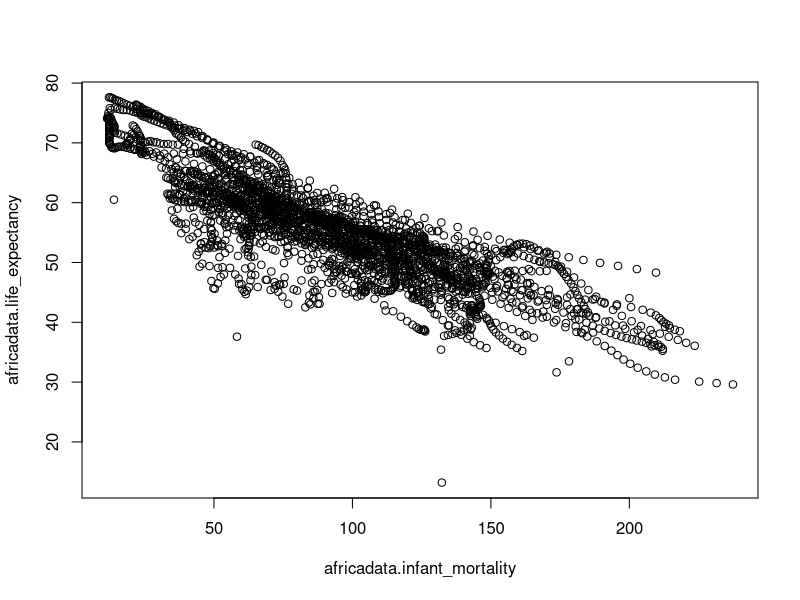
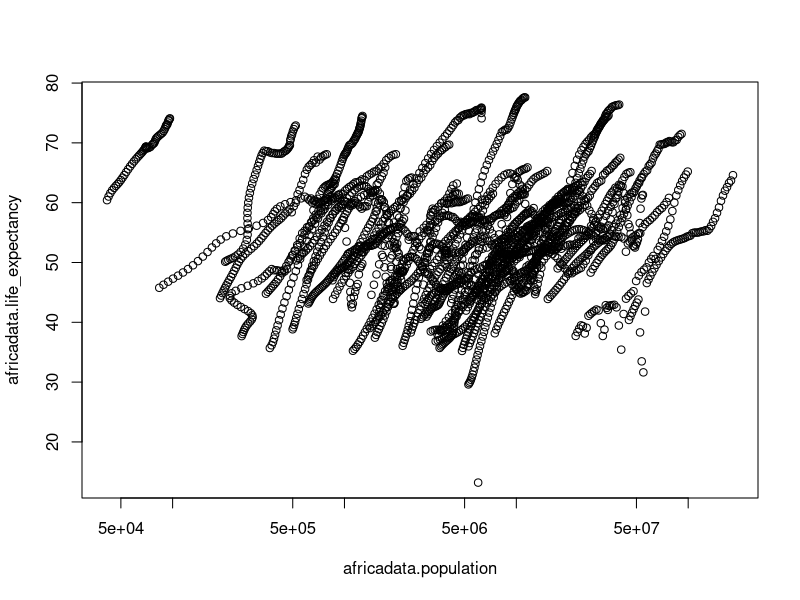

Here is the R script that generated these plots, in order:
## ---- chunk 1
library("dslabs")
str(gapminder)
summary(gapminder)
data(gapminder)

africadata <- subset(gapminder, (continent == "Africa"))
#creates a new dataframe from a subset of the old one where the continent is Africa
str(africadata)
#Checks to make sure I have the correct number of observations

inf_LE <- data.frame(africadata$infant_mortality, africadata$life_expectancy)
#creates a new dataframe from these two columns of the africadata dataframe
#this one is for infant mortality and Life expectancy
str(inf_LE)
#This checks to make sure I got it right

pop_LE <- data.frame(africadata$population, africadata$life_expectancy)
#This creates a new dataframe for population and life expectancy data
str(pop_LE)
#This checks that I have everything right

plot(inf_LE)
#plots this dataframe on a scatter plot
#plot(pop_LE$africadata.population, pop_LE$africadata.life_expectancy, log = "x")
#above is one option for generating the other scatter plot
plot(pop_LE, log = "x")
#here is a neater version
#the log function is where you can specify which axis should be in log, in this case population
## ---- chunk 2
year_inf <- data.frame(africadata$year, africadata$infant_mortality)
#this creates a matrix with year and infant mortality
year_inf[is.na(year_inf)] <- "A"
#this line rewrites the dataset, changing all NA's to A
missing <- subset(year_inf, (africadata.infant_mortality == "A"))
#this makes a new dataset with the subset function that pulls out all the years with A as a value
#This didn't work with NA which is why I changed it to A. Not the most elegant solution but it works
str(missing)
#this line is for checking
